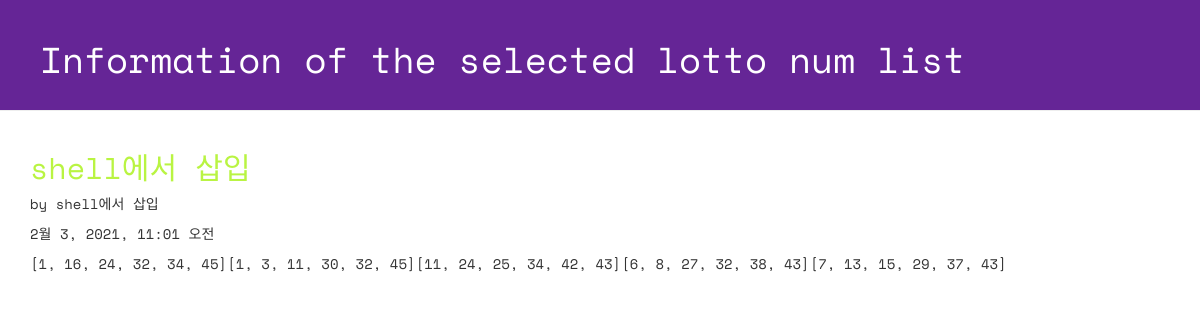
Page /lotto/2/detail/ on the committed database.
### lotto/models.py (models this page shows, shortened)
class GuessNumbers(models.Model):
    name = models.CharField(max_length=24)
    text = models.CharField(max_length=255)
    lottos = models.CharField(max_length=255, default='[1, 2, 3, 4, 5, 6]') #charfield기 때문에 str로 넣어줌
    num_lotto = models.IntegerField(default=5)
    update_date = models.DateTimeField()

### lotto/views.py (the view)
# urls.py: path('lotto/<int:lottokey>/detail/', views.detail, name='detail'),
def detail(request, lottokey):
    lotto = GuessNumbers.objects.get(pk=lottokey)
    return render(request, 'lotto/detail.html', {'lotto':lotto})

### lotto/templates/lotto/detail.html (shortened to what this page needs)
<!DOCTYPE html>
{% load staticfiles %}
<html lang="ko">
<head>
 <link rel="stylesheet" href="//maxcdn.bootstrapcdn.com/bootstrap/3.2.0/css/bootstrap.min.css">
 <link rel="stylesheet" href="//maxcdn.bootstrapcdn.com/bootstrap/3.2.0/css/bootstrap-theme.min.css">
 <link rel="stylesheet" href="{% static 'css/lotto.css'%}">
</head>
<body>
 <div class="page-header">
 <h1>Information of the selected lotto num list</h1>
 </div>
 <div class="container lotto">
   <h2>{{ lotto.text }}</h2>
   <p> by {{ lotto.name }}</p>
   <p> {{ lotto.update_date }}</p>
   <p> {{ lotto.lottos | linebreaksbr }}</p>
 </div>
</body>
</html>

### lotto/static/css/lotto.css (style rules this page uses)
.page-header { background-color: #652596; margin-top: 0; padding: 20px 20px 20px 40px; font-family: 'Space Mono', monospace; }
.page-header h1 { color: #FFFFFF; }
.container { font-family: 'Space Mono', monospace; }
.container h2 { color: #B9F442; }

### rows in the picture
GuessNumbers: text "shell에서 삽입", name "shell에서 삽입", update_date "2월 3, 2021, 11:01 오전", lottos "[1, 16, 24, 32, 34, 45][1, 3, 11, 30, 32, 45][11, 24, 25, 34, 42, 43][6, 8, 27, 32, 38, 43][7, 13, 15, 29, 37, 43]"
